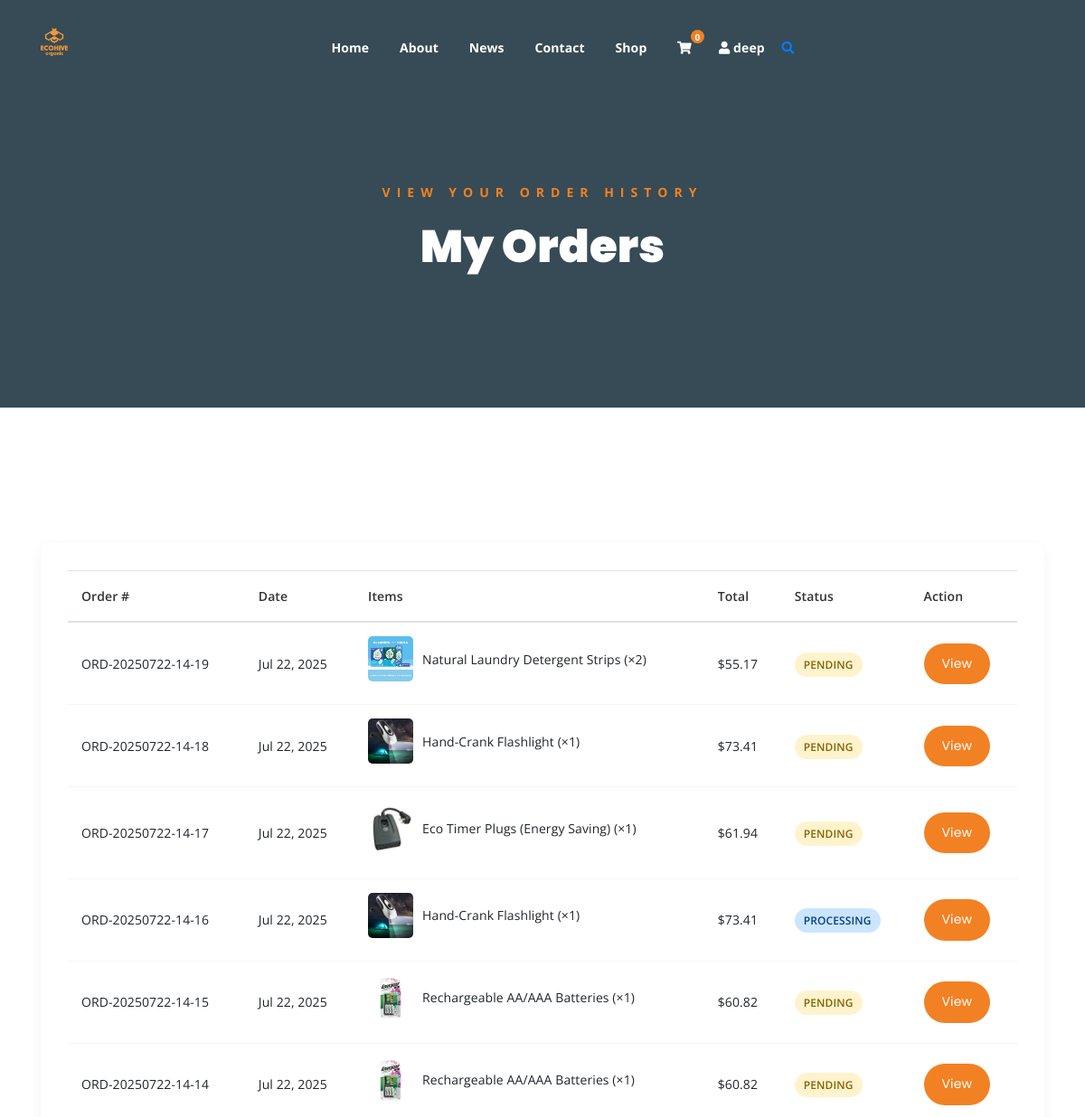
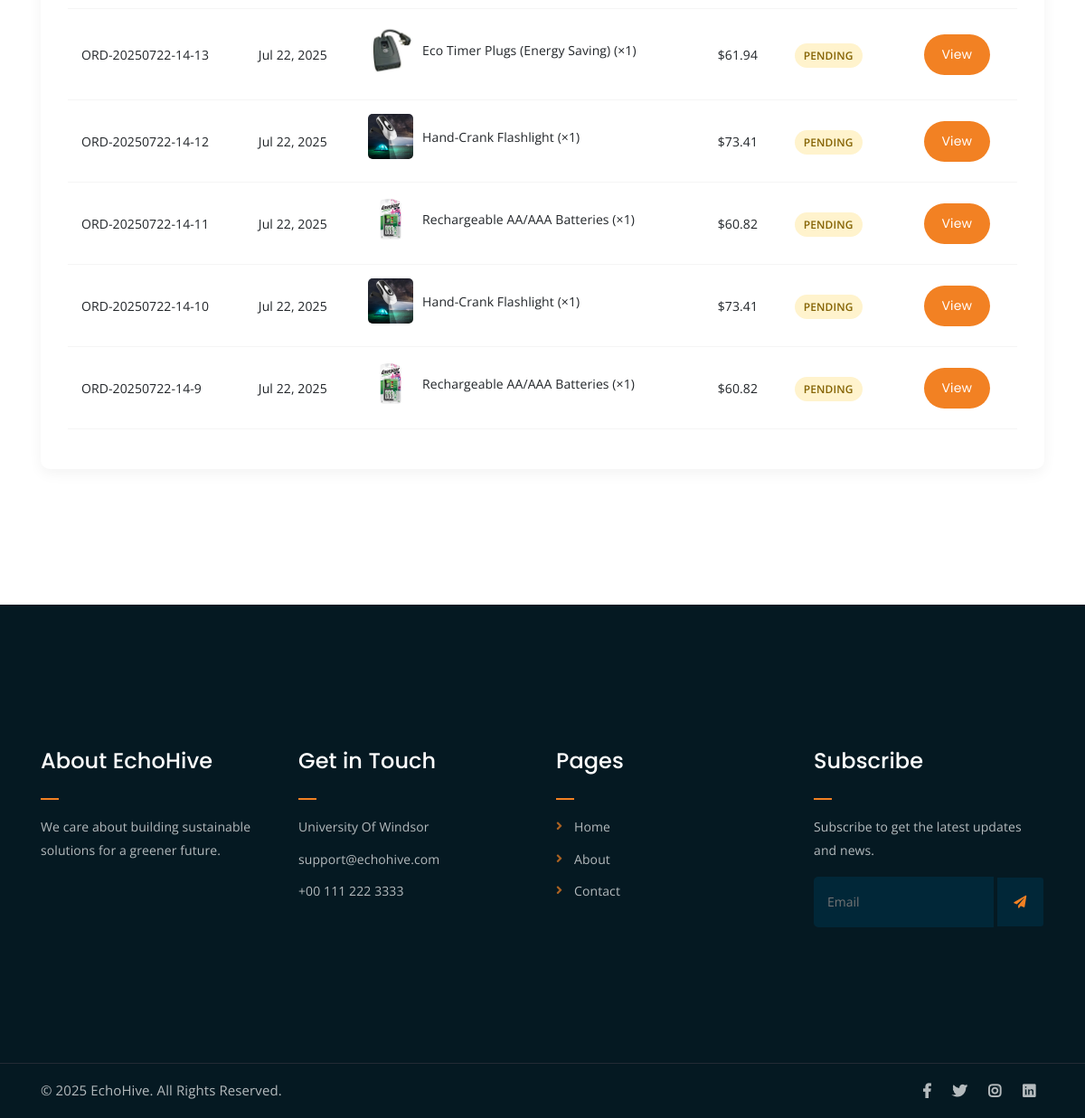
The page /my-orders/ (signed in) on the database its author committed (2 pictures, top to bottom).
### app1/models.py (models this page shows, shortened)
class User(AbstractBaseUser, PermissionsMixin):
    email = models.EmailField(_('email address'), unique=True)
    username = models.CharField(_('username'), max_length=30, unique=True)
    first_name = models.CharField(_('first name'), max_length=30)
    last_name = models.CharField(_('last name'), max_length=30)
    date_joined = models.DateTimeField(_('date joined'), default=timezone.now)
    is_active = models.BooleanField(_('active'), default=True)
    is_staff = models.BooleanField(_('staff status'), default=False)
    bio = models.TextField(_('bio'), max_length=500, blank=True)
    profile_picture = models.ImageField(
        _('profile picture'),
        upload_to='profile_pics/',
        blank=True,
        null=True
    )
    groups = models.ManyToManyField(
        'auth.Group',
        verbose_name=_('groups'),
        blank=True,
        help_text=_(
            'The groups this user belongs to. A user will get all permissions '
            'granted to each of their groups.'
        ),
        related_name="custom_user_set",  # Changed to unique name
        related_query_name="custom_user",
    )
    user_permissions = models.ManyToManyField(
        'auth.Permission',
        verbose_name=_('user permissions'),
        blank=True,
        help_text=_('Specific permissions for this user.'),
        related_name="custom_user_permissions_set",  # Changed to unique name
        related_query_name="custom_user_permissions",
    )
    objects = UserManager()
    USERNAME_FIELD = 'email'
    REQUIRED_FIELDS = ['username', 'first_name', 'last_name']
    class Meta:
        verbose_name = _('user')
        verbose_name_plural = _('users')
    @property
    def cart(self):
        cart, created = Cart.objects.get_or_create(user=self)
        return cart

class Cart(models.Model):
    user = models.ForeignKey(settings.AUTH_USER_MODEL, on_delete=models.CASCADE)
    created_at = models.DateTimeField(auto_now_add=True)
    updated_at = models.DateTimeField(auto_now=True)

class Order(models.Model):
    PAYMENT_METHOD_CHOICES = [
        ('credit_card', 'Credit Card'),
        ('paypal', 'PayPal'),
        ('cash_on_delivery', 'Cash on Delivery'),
    ]
    ORDER_STATUS_CHOICES = [
        ('pending', 'Pending'),
        ('processing', 'Processing'),
        ('shipped', 'Shipped'),
        ('delivered', 'Delivered'),
        ('cancelled', 'Cancelled'),
    ]
    user = models.ForeignKey(settings.AUTH_USER_MODEL, on_delete=models.CASCADE, related_name='orders')
    order_number = models.CharField(max_length=20, unique=True)
    billing_address = models.ForeignKey(BillingAddress, on_delete=models.PROTECT, related_name='billing_orders')
    shipping_address = models.ForeignKey(ShippingAddress, on_delete=models.PROTECT, related_name='shipping_orders')
    payment_method = models.CharField(max_length=20, choices=PAYMENT_METHOD_CHOICES)
    subtotal = models.DecimalField(max_digits=10, decimal_places=2)
    tax = models.DecimalField(max_digits=10, decimal_places=2)
    shipping_cost = models.DecimalField(max_digits=10, decimal_places=2)
    total = models.DecimalField(max_digits=10, decimal_places=2)
    status = models.CharField(max_length=20, choices=ORDER_STATUS_CHOICES, default='pending')
    created_at = models.DateTimeField(auto_now_add=True)
    updated_at = models.DateTimeField(auto_now=True)

class OrderItem(models.Model):
    order = models.ForeignKey(Order, on_delete=models.CASCADE, related_name='items')
    product = models.ForeignKey(Product, on_delete=models.PROTECT)
    quantity = models.PositiveIntegerField()
    price = models.DecimalField(max_digits=10, decimal_places=2)
    created_at = models.DateTimeField(auto_now_add=True)

class Product(models.Model):
    CATEGORY_CHOICES = [
        ('Organic Food', 'Organic Food'),
        ('Household Items', 'Household Items'),
        ('Reusable Products', 'Reusable Products'),
        ('Eco Personal Care', 'Eco Personal Care'),
        ('Green Gadgets', 'Green Gadgets'),
        ('other', 'Other'),
    ]
    name = models.CharField(max_length=100)
    description = models.TextField()
    price = models.DecimalField(max_digits=10, decimal_places=2)
    category = models.CharField(max_length=30, choices=CATEGORY_CHOICES)
    image = models.ImageField(upload_to='products/')
    created_at = models.DateTimeField(auto_now_add=True)
    updated_at = models.DateTimeField(auto_now=True)
    class Meta:
        ordering = ['-created_at']

### app1/views.py (the view)
# urls.py: path('my-orders/', views.my_orders, name='my_orders'),
@login_required
def my_orders(request):
    orders = Order.objects.filter(user=request.user).order_by('-created_at')
    return render(request, 'my_orders.html', {'orders': orders})

### app1/context_processors.py (called while the page is built)
def cart_count(request):
    if request.user.is_authenticated:
        cart, created = Cart.objects.get_or_create(user=request.user)
        return {'cart_count': cart.items.count()}
    return {'cart_count': 0}

### app1/static/templates/my_orders.html (shortened to what this page needs)
{% extends 'base.html' %}
{% load static %}
{% block content %}
<div class="breadcrumb-section breadcrumb-bg">
    <div class="container">
        <div class="row">
            <div class="col-lg-8 offset-lg-2 text-center">
                <div class="breadcrumb-text">
                    <p>View your order history</p>
                    <h1>My Orders</h1>
                </div>
            </div>
        </div>
    </div>
</div>
<div class="mt-150 mb-150">
    <div class="container">
        {% if orders %}
        <div class="row">
            <div class="col-lg-12">
                <div class="order-history-table">
                    <table class="table">
                        <thead>
                            <tr>
                                <th>Order #</th>
                                <th>Date</th>
                                <th>Items</th>
                                <th>Total</th>
                                <th>Status</th>
                                <th>Action</th>
                            </tr>
                        </thead>
                        <tbody>
                            {% for order in orders %}
                            <tr>
                                <td>{{ order.order_number }}</td>
                                <td>{{ order.created_at|date:"M d, Y" }}</td>
                                <td>
                                    <div class="order-items">
                                        {% for item in order.items.all|slice:":3" %}
                                        <div class="order-item">
                                            <img src="{{ item.product.image.url }}" alt="{{ item.product.name }}" width="50">
                                            <span>{{ item.product.name }} (×{{ item.quantity }})</span>
                                        </div>
                                        {% endfor %}
                                    </div>
                                </td>
                                <td>${{ order.total|floatformat:2 }}</td>
                                <td>
                                    <span class="order-status {{ order.status }}">
                                        {{ order.get_status_display }}
                                    </span>
                                </td>
                                <td>
                                    <a href="{% url 'order_detail' order.id %}" class="boxed-btn">View</a>
                                </td>
                            </tr>
                            {% endfor %}
                        </tbody>
                    </table>
                </div>
            </div>
        </div>
        {% endif %}
    </div>
</div>
{% endblock %}

### app1/static/templates/base.html (shortened to what this page needs)
{% load static %}
<!DOCTYPE html>
<html lang="en">
<head>
    <link rel="stylesheet" href="{% static 'assets/css/all.min.css' %}">
    <link rel="stylesheet" href="{% static 'assets/bootstrap/css/bootstrap.min.css' %}">
    <link rel="stylesheet" href="{% static 'assets/css/owl.carousel.css' %}">
    <link rel="stylesheet" href="{% static 'assets/css/magnific-popup.css' %}">
    <link rel="stylesheet" href="{% static 'assets/css/animate.css' %}">
    <link rel="stylesheet" href="{% static 'assets/css/meanmenu.min.css' %}">
    <link rel="stylesheet" href="{% static 'assets/css/main.css' %}?v={% now 'U' %}">
    <link rel="stylesheet" href="{% static 'assets/css/responsive.css' %}?v={% now 'U' %}">
</head>
<body>
    <div class="top-header-area" id="sticker">
        <div class="container">
            <div class="row">
                <div class="col-lg-12 col-sm-12 text-center">
                    <div class="main-menu-wrap">
                        <div class="site-logo">
                            <a href="{% url 'home' %}">
                                <img src="{% static 'assets/img/eco_hive_logo.png' %}" alt="EchoHive Logo">
                            </a>
                        </div>
                        <nav class="main-menu">
                            <ul>
                                <li class="{% if request.path == '/' %}current-list-item{% endif %}"><a href="{% url 'home' %}">Home</a></li>
                                <li class="{% if request.path == '/about/' %}current-list-item{% endif %}"><a href="{% url 'about' %}">About</a></li>
                                <li class="{% if '/news/' in request.path %}current-list-item{% endif %}"><a href="{% url 'eco_news' %}">News</a></li>
                                <li class="{% if request.path == '/contact/' %}current-list-item{% endif %}"><a href="{% url 'contact' %}">Contact</a></li>
                                <li class="{% if request.path == '/shop/' %}current-list-item{% endif %}"><a href="{% url 'shop' %}">Shop</a></li>
                                <li>
                                    <div class="header-icons">
                                        <a class="shopping-cart" href="{% url 'cart' %}">
                                            <i class="fas fa-shopping-cart"></i>
                                            {% if user.is_authenticated %}
                                                <span class="cart-count">{{ user.cart.items.count }}</span>
                                            {% endif %}
                                        </a>
                                        {% if user.is_authenticated %}
                                            <li class="user-dropdown">
                                                <a class="shopping-cart-1" href="#">
                                                    <i class="fas fa-user"></i>
                                                    <span class="username">{{ user.first_name }}</span>
                                                </a>
                                            </li>
                                        {% endif %}
                                        <a class="mobile-hide search-bar-icon" href="#"><i class="fas fa-search"></i></a>
                                    </div>
                                </li>
                            </ul>
                        </nav>
                    </div>
                </div>
            </div>
        </div>
    </div>
    {% block content %}{% endblock %}
    <div class="footer-area">
        <div class="container">
            <div class="row">
                <div class="col-lg-3 col-md-6">
                    <div class="footer-box about-widget">
                        <h2 class="widget-title">About EchoHive</h2>
                        <p>We care about building sustainable solutions for a greener future.</p>
                    </div>
                </div>
                <div class="col-lg-3 col-md-6">
                    <div class="footer-box get-in-touch">
                        <h2 class="widget-title">Get in Touch</h2>
                        <ul>
                            <li>University Of Windsor</li>
                            <li>support@echohive.com</li>
                            <li>+00 111 222 3333</li>
                        </ul>
                    </div>
                </div>
                <div class="col-lg-3 col-md-6">
                    <div class="footer-box pages">
                        <h2 class="widget-title">Pages</h2>
                        <ul>
                            <li><a href="{% url 'home' %}">Home</a></li>
                            <li><a href="{% url 'about' %}">About</a></li>
                            <li><a href="{% url 'contact' %}">Contact</a></li>
                        </ul>
                    </div>
                </div>
                <div class="col-lg-3 col-md-6">
                    <div class="footer-box subscribe">
                        <h2 class="widget-title">Subscribe</h2>
                        <p>Subscribe to get the latest updates and news.</p>
                        <form action="#">
                            <input type="email" placeholder="Email">
                            <button type="submit"><i class="fas fa-paper-plane"></i></button>
                        </form>
                    </div>
                </div>
            </div>
        </div>
    </div>
    <div class="copyright">
        <div class="container">
            <div class="row">
                <div class="col-lg-6 col-md-12">
                    <p>&copy; 2025 EchoHive. All Rights Reserved.</p>
                </div>
                <div class="col-lg-6 text-right col-md-12">
                    <div class="social-icons">
                        <ul>
                            <li><a href="#"><i class="fab fa-facebook-f"></i></a></li>
                            <li><a href="#"><i class="fab fa-twitter"></i></a></li>
                            <li><a href="#"><i class="fab fa-instagram"></i></a></li>
                            <li><a href="#"><i class="fab fa-linkedin"></i></a></li>
                        </ul>
                    </div>
                </div>
            </div>
        </div>
    </div>
</body>
</html>

### app1/static/templates/my_orders.html (style rules this page uses)
.order-history-table { background: #fff; border-radius: 10px; box-shadow: 0 5px 15px rgba(0,0,0,0.05); padding: 30px; overflow-x: auto; }
.order-history-table table { width: 100%; }
.order-history-table th { font-weight: 600; color: #333; border-bottom: 2px solid #f5f5f5; padding: 15px; }
.order-history-table td { padding: 15px; vertical-align: middle; border-bottom: 1px solid #f5f5f5; }
.order-item { display: flex; align-items: center; margin-bottom: 10px; }
.order-item img { margin-right: 10px; border-radius: 5px; }
.order-status { padding: 5px 10px; border-radius: 20px; font-size: 12px; font-weight: 600; text-transform: uppercase; }
.order-status.pending { background: #fff3cd; color: #856404; }
.order-status.processing { background: #cce5ff; color: #004085; }

### rows shown on the page
User: cart.items.count "0", first_name "deep"
Order: order_number "ORD-20250722-14-19", created_at "Jul 22, 2025", total "55.17", status "PENDING"
OrderItem: product.image (picture), product.name "Natural Laundry Detergent Strips", quantity "2"
Order: order_number "ORD-20250722-14-18", created_at "Jul 22, 2025", total "73.41", status "PENDING"
OrderItem: product.image (picture), product.name "Hand-Crank Flashlight", quantity "1"
Order: order_number "ORD-20250722-14-17", created_at "Jul 22, 2025", total "61.94", status "PENDING"
OrderItem: product.image (picture), product.name "Eco Timer Plugs (Energy Saving)", quantity "1"
Order: order_number "ORD-20250722-14-16", created_at "Jul 22, 2025", total "73.41", status "PROCESSING"
OrderItem: product.image (picture), product.name "Hand-Crank Flashlight", quantity "1"
Order: order_number "ORD-20250722-14-15", created_at "Jul 22, 2025", total "60.82", status "PENDING"
OrderItem: product.image (picture), product.name "Rechargeable AA/AAA Batteries", quantity "1"
Order: order_number "ORD-20250722-14-14", created_at "Jul 22, 2025", total "60.82", status "PENDING"
OrderItem: product.image (picture), product.name "Rechargeable AA/AAA Batteries", quantity "1"
Order: order_number "ORD-20250722-14-13", created_at "Jul 22, 2025", total "61.94", status "PENDING"
OrderItem: product.image (picture), product.name "Eco Timer Plugs (Energy Saving)", quantity "1"
Order: order_number "ORD-20250722-14-12", created_at "Jul 22, 2025", total "73.41", status "PENDING"
OrderItem: product.image (picture), product.name "Hand-Crank Flashlight", quantity "1"
Order: order_number "ORD-20250722-14-11", created_at "Jul 22, 2025", total "60.82", status "PENDING"
OrderItem: product.image (picture), product.name "Rechargeable AA/AAA Batteries", quantity "1"
Order: order_number "ORD-20250722-14-10", created_at "Jul 22, 2025", total "73.41", status "PENDING"
OrderItem: product.image (picture), product.name "Hand-Crank Flashlight", quantity "1"
Order: order_number "ORD-20250722-14-9", created_at "Jul 22, 2025", total "60.82", status "PENDING"
OrderItem: product.image (picture), product.name "Rechargeable AA/AAA Batteries", quantity "1"
